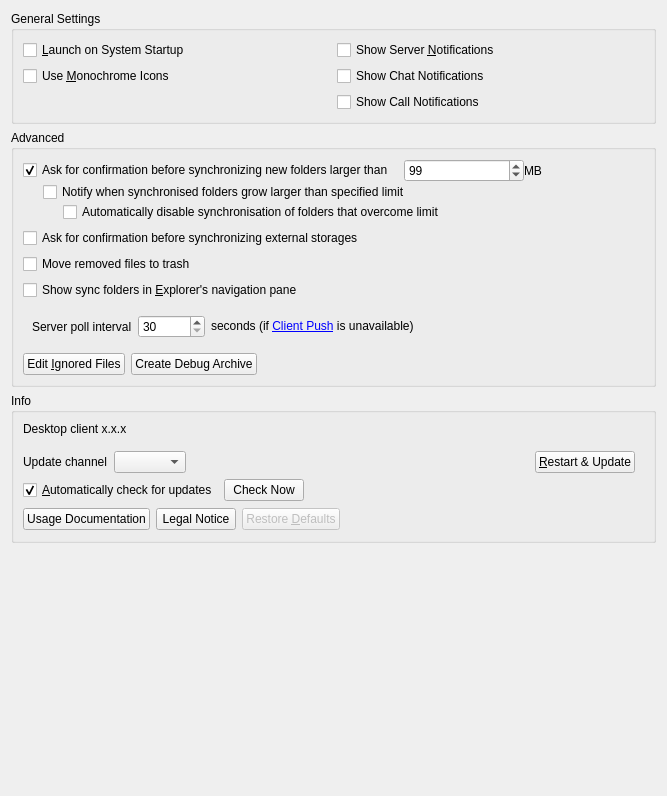
<?xml version="1.0" encoding="UTF-8"?>
<ui version="4.0">
 <class>OCC::GeneralSettings</class>
 <widget class="QWidget" name="OCC::GeneralSettings">
  <property name="geometry">
   <rect>
    <x>0</x>
    <y>0</y>
    <width>667</width>
    <height>796</height>
   </rect>
  </property>
  <property name="windowTitle">
   <string notr="true">Form</string>
  </property>
  <layout class="QGridLayout" name="gridLayout_3">
   <item row="0" column="0">
    <widget class="QGroupBox" name="generalGroupBox">
     <property name="title">
      <string>General Settings</string>
     </property>
     <layout class="QGridLayout" name="gridLayout_2">
      <item row="0" column="0">
       <widget class="QCheckBox" name="autostartCheckBox">
        <property name="text">
         <string>&amp;Launch on System Startup</string>
        </property>
       </widget>
      </item>
      <item row="2" column="1">
       <widget class="QCheckBox" name="callNotificationsCheckBox">
        <property name="text">
         <string>Show Call Notifications</string>
        </property>
       </widget>
      </item>
      <item row="1" column="0">
       <widget class="QCheckBox" name="monoIconsCheckBox">
        <property name="toolTip">
         <string>For System Tray</string>
        </property>
        <property name="text">
         <string>Use &amp;Monochrome Icons</string>
        </property>
       </widget>
      </item>
      <item row="1" column="1">
       <widget class="QCheckBox" name="chatNotificationsCheckBox">
        <property name="text">
         <string>Show Chat Notifications</string>
        </property>
       </widget>
      </item>
      <item row="0" column="1">
       <widget class="QCheckBox" name="serverNotificationsCheckBox">
        <property name="text">
         <string>Show Server &amp;Notifications</string>
        </property>
       </widget>
      </item>
     </layout>
    </widget>
   </item>
   <item row="1" column="0">
    <widget class="QGroupBox" name="groupBox">
     <property name="title">
      <string>Advanced</string>
     </property>
     <layout class="QVBoxLayout" name="verticalLayout">
      <item>
       <layout class="QVBoxLayout" name="verticalLayout_4">
        <property name="spacing">
         <number>0</number>
        </property>
        <item>
         <layout class="QHBoxLayout" name="horizontalLayout_3">
          <item>
           <widget class="QCheckBox" name="newFolderLimitCheckBox">
            <property name="text">
             <string>Ask for confirmation before synchronizing new folders larger than</string>
            </property>
            <property name="checked">
             <bool>true</bool>
            </property>
           </widget>
          </item>
          <item>
           <spacer name="horizontalSpacer">
            <property name="orientation">
             <enum>Qt::Orientation::Horizontal</enum>
            </property>
            <property name="sizeType">
             <enum>QSizePolicy::Policy::Fixed</enum>
            </property>
            <property name="sizeHint" stdset="0">
             <size>
              <width>10</width>
              <height>20</height>
             </size>
            </property>
           </spacer>
          </item>
          <item>
           <widget class="QSpinBox" name="newFolderLimitSpinBox">
            <property name="maximum">
             <number>999999</number>
            </property>
            <property name="value">
             <number>99</number>
            </property>
           </widget>
          </item>
          <item>
           <widget class="QLabel" name="label">
            <property name="text">
             <string extracomment="Trailing part of &quot;Ask confirmation before syncing folder larger than&quot; ">MB</string>
            </property>
           </widget>
          </item>
         </layout>
        </item>
        <item>
         <layout class="QHBoxLayout" name="horizontalLayout_5">
          <item>
           <spacer name="horizontalSpacer_3">
            <property name="orientation">
             <enum>Qt::Orientation::Horizontal</enum>
            </property>
            <property name="sizeType">
             <enum>QSizePolicy::Policy::Fixed</enum>
            </property>
            <property name="sizeHint" stdset="0">
             <size>
              <width>20</width>
              <height>20</height>
             </size>
            </property>
           </spacer>
          </item>
          <item>
           <widget class="QCheckBox" name="existingFolderLimitCheckBox">
            <property name="text">
             <string>Notify when synchronised folders grow larger than specified limit</string>
            </property>
           </widget>
          </item>
         </layout>
        </item>
        <item>
         <layout class="QHBoxLayout" name="horizontalLayout">
          <item>
           <spacer name="horizontalSpacer_5">
            <property name="orientation">
             <enum>Qt::Orientation::Horizontal</enum>
            </property>
            <property name="sizeType">
             <enum>QSizePolicy::Policy::Fixed</enum>
            </property>
            <property name="sizeHint" stdset="0">
             <size>
              <width>40</width>
              <height>20</height>
             </size>
            </property>
           </spacer>
          </item>
          <item>
           <widget class="QCheckBox" name="stopExistingFolderNowBigSyncCheckBox">
            <property name="text">
             <string>Automatically disable synchronisation of folders that overcome limit</string>
            </property>
           </widget>
          </item>
         </layout>
        </item>
       </layout>
      </item>
      <item>
       <layout class="QHBoxLayout" name="horizontalLayout_8">
        <item>
         <widget class="QCheckBox" name="newExternalStorage">
          <property name="text">
           <string>Ask for confirmation before synchronizing external storages</string>
          </property>
         </widget>
        </item>
       </layout>
      </item>
      <item>
       <layout class="QHBoxLayout" name="horizontalLayout_trash">
        <item>
         <widget class="QCheckBox" name="moveFilesToTrashCheckBox">
          <property name="text">
           <string>Move removed files to trash</string>
          </property>
         </widget>
        </item>
       </layout>
      </item>
      <item>
       <layout class="QHBoxLayout" name="horizontalLayout_10">
        <item>
         <widget class="QCheckBox" name="showInExplorerNavigationPaneCheckBox">
          <property name="text">
           <string>Show sync folders in &amp;Explorer's navigation pane</string>
          </property>
         </widget>
        </item>
       </layout>
      </item>
      <item>
       <widget class="QWidget" name="horizontalLayoutWidget_remotePollInterval">
        <layout class="QHBoxLayout" name="horizontalLayout_remotePollInterval">
         <item>
          <widget class="QLabel" name="remotePollIntervalLabel">
           <property name="text">
            <string>Server poll interval</string>
           </property>
          </widget>
         </item>
         <item>
          <widget class="QSpinBox" name="remotePollIntervalSpinBox">
           <property name="minimum">
            <number>30</number>
           </property>
           <property name="maximum">
            <number>999999</number>
           </property>
           <property name="singleStep">
            <number>1</number>
           </property>
          </widget>
         </item>
         <item>
          <widget class="QLabel" name="labelInterval">
           <property name="text">
            <string>seconds (if &lt;a href=&quot;https://github.com/nextcloud/notify_push&quot;&gt;Client Push&lt;/a&gt; is unavailable)</string>
           </property>
           <property name="textFormat">
            <enum>Qt::TextFormat::RichText</enum>
           </property>
           <property name="openExternalLinks">
            <bool>true</bool>
           </property>
           <property name="textInteractionFlags">
            <set>Qt::TextInteractionFlag::LinksAccessibleByKeyboard|Qt::TextInteractionFlag::LinksAccessibleByMouse</set>
           </property>
          </widget>
         </item>
         <item>
          <spacer name="horizontalSpacer_remotePollInterval">
           <property name="orientation">
            <enum>Qt::Orientation::Horizontal</enum>
           </property>
           <property name="sizeHint" stdset="0">
            <size>
             <width>40</width>
             <height>20</height>
            </size>
           </property>
          </spacer>
         </item>
        </layout>
       </widget>
      </item>
      <item>
       <layout class="QHBoxLayout" name="horizontalLayout_4">
        <item>
         <widget class="QPushButton" name="ignoredFilesButton">
          <property name="text">
           <string>Edit &amp;Ignored Files</string>
          </property>
         </widget>
        </item>
        <item>
         <widget class="QPushButton" name="debugArchiveButton">
          <property name="text">
           <string>Create Debug Archive</string>
          </property>
         </widget>
        </item>
        <item>
         <spacer name="horizontalSpacer_4">
          <property name="orientation">
           <enum>Qt::Orientation::Horizontal</enum>
          </property>
          <property name="sizeHint" stdset="0">
           <size>
            <width>555</width>
            <height>20</height>
           </size>
          </property>
         </spacer>
        </item>
       </layout>
      </item>
     </layout>
    </widget>
   </item>
   <item row="2" column="0">
    <widget class="QGroupBox" name="aboutAndUpdatesGroupBox">
     <property name="title">
      <string>Info</string>
     </property>
     <layout class="QVBoxLayout" name="verticalLayout_3">
      <property name="bottomMargin">
       <number>10</number>
      </property>
      <item>
       <widget class="QLabel" name="infoAndUpdatesLabel">
        <property name="sizePolicy">
         <sizepolicy hsizetype="Preferred" vsizetype="Minimum">
          <horstretch>0</horstretch>
          <verstretch>0</verstretch>
         </sizepolicy>
        </property>
        <property name="text">
         <string>Desktop client x.x.x</string>
        </property>
       </widget>
      </item>
      <item>
       <widget class="QFrame" name="updatesContainer">
        <layout class="QVBoxLayout" name="updatesLayout">
         <property name="leftMargin">
          <number>0</number>
         </property>
         <property name="bottomMargin">
          <number>1</number>
         </property>
         <item>
          <layout class="QHBoxLayout" name="updatesLayout_1">
           <item>
            <widget class="QLabel" name="updateChannelLabel">
             <property name="sizePolicy">
              <sizepolicy hsizetype="Maximum" vsizetype="Preferred">
               <horstretch>0</horstretch>
               <verstretch>0</verstretch>
              </sizepolicy>
             </property>
             <property name="text">
              <string>Update channel</string>
             </property>
            </widget>
           </item>
           <item>
            <widget class="QComboBox" name="updateChannel">
             <property name="sizePolicy">
              <sizepolicy hsizetype="Maximum" vsizetype="Fixed">
               <horstretch>0</horstretch>
               <verstretch>0</verstretch>
              </sizepolicy>
             </property>
            </widget>
           </item>
           <item>
            <widget class="QLabel" name="updateStateLabel">
             <property name="text">
              <string/>
             </property>
             <property name="wordWrap">
              <bool>true</bool>
             </property>
             <property name="openExternalLinks">
              <bool>true</bool>
             </property>
            </widget>
           </item>
           <item>
            <widget class="QPushButton" name="restartButton">
             <property name="sizePolicy">
              <sizepolicy hsizetype="Maximum" vsizetype="Fixed">
               <horstretch>0</horstretch>
               <verstretch>0</verstretch>
              </sizepolicy>
             </property>
             <property name="text">
              <string>&amp;Restart &amp;&amp; Update</string>
             </property>
            </widget>
           </item>
          </layout>
         </item>
         <item>
          <layout class="QHBoxLayout" name="updatesLayout_2">
           <item>
            <widget class="QCheckBox" name="autoCheckForUpdatesCheckBox">
             <property name="sizePolicy">
              <sizepolicy hsizetype="Minimum" vsizetype="Fixed">
               <horstretch>0</horstretch>
               <verstretch>0</verstretch>
              </sizepolicy>
             </property>
             <property name="text">
              <string>&amp;Automatically check for updates</string>
             </property>
             <property name="checked">
              <bool>true</bool>
             </property>
            </widget>
           </item>
           <item>
            <widget class="QPushButton" name="updateButton">
             <property name="sizePolicy">
              <sizepolicy hsizetype="Maximum" vsizetype="Fixed">
               <horstretch>0</horstretch>
               <verstretch>0</verstretch>
              </sizepolicy>
             </property>
             <property name="text">
              <string>Check Now</string>
             </property>
            </widget>
           </item>
           <item>
            <spacer name="horizontalSpacer_6">
             <property name="orientation">
              <enum>Qt::Orientation::Horizontal</enum>
             </property>
             <property name="sizeHint" stdset="0">
              <size>
               <width>40</width>
               <height>20</height>
              </size>
             </property>
            </spacer>
           </item>
          </layout>
         </item>
        </layout>
       </widget>
      </item>
      <item>
       <layout class="QHBoxLayout" name="infoContainer">
        <item>
         <widget class="QPushButton" name="usageDocumentationButton">
          <property name="text">
           <string>Usage Documentation</string>
          </property>
         </widget>
        </item>
        <item>
         <widget class="QPushButton" name="legalNoticeButton">
          <property name="text">
           <string>Legal Notice</string>
          </property>
         </widget>
        </item>
        <item>
         <widget class="QPushButton" name="restoreButton">
          <property name="enabled">
           <bool>false</bool>
          </property>
          <property name="text">
           <string>Restore &amp;Defaults</string>
          </property>
         </widget>
        </item>
        <item>
         <spacer name="horizontalSpacer_2">
          <property name="orientation">
           <enum>Qt::Orientation::Horizontal</enum>
          </property>
          <property name="sizeHint" stdset="0">
           <size>
            <width>40</width>
            <height>20</height>
           </size>
          </property>
         </spacer>
        </item>
       </layout>
      </item>
     </layout>
    </widget>
   </item>
   <item row="4" column="0">
    <spacer name="verticalSpacer">
     <property name="orientation">
      <enum>Qt::Orientation::Vertical</enum>
     </property>
     <property name="sizeHint" stdset="0">
      <size>
       <width>20</width>
       <height>0</height>
      </size>
     </property>
    </spacer>
   </item>
  </layout>
 </widget>
 <tabstops>
  <tabstop>autostartCheckBox</tabstop>
  <tabstop>serverNotificationsCheckBox</tabstop>
  <tabstop>ignoredFilesButton</tabstop>
  <tabstop>newFolderLimitCheckBox</tabstop>
  <tabstop>newFolderLimitSpinBox</tabstop>
  <tabstop>restartButton</tabstop>
 </tabstops>
 <resources/>
 <connections>
  <connection>
   <sender>newFolderLimitCheckBox</sender>
   <signal>toggled(bool)</signal>
   <receiver>newFolderLimitSpinBox</receiver>
   <slot>setEnabled(bool)</slot>
   <hints>
    <hint type="sourcelabel">
     <x>247</x>
     <y>188</y>
    </hint>
    <hint type="destinationlabel">
     <x>497</x>
     <y>190</y>
    </hint>
   </hints>
  </connection>
 </connections>
</ui>
